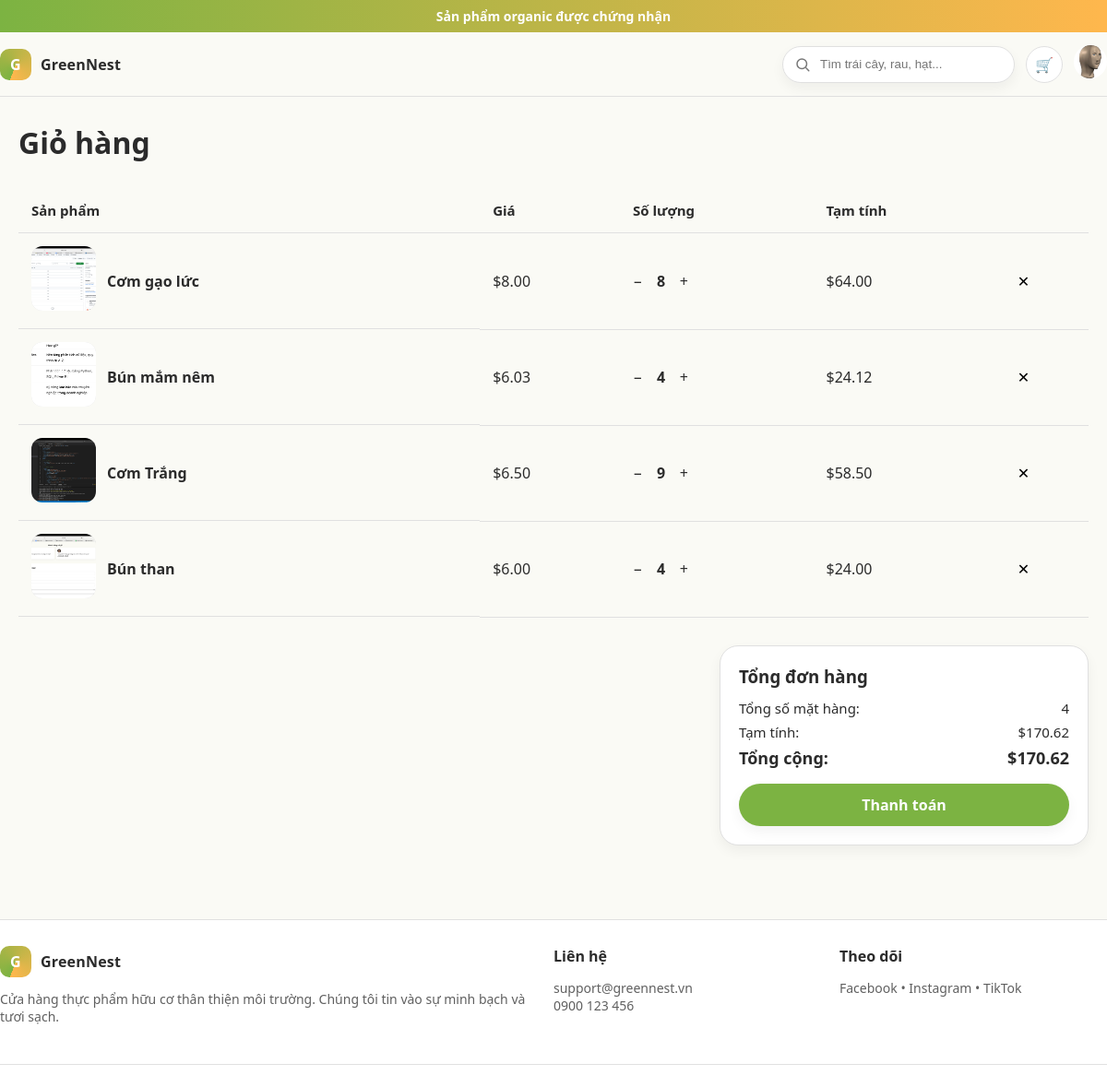
The app's page /cart/ (signed in) with its own data.
### app/models/user_customer.py (models this page shows, shortened)
class Customer(models.Model):
    user = models.OneToOneField(User, on_delete=models.CASCADE, null=True, blank=True)
    name = models.CharField(max_length=200, null=True)
    phone = models.CharField(max_length=15, null=True, blank=True)
    customer_image = models.ImageField(upload_to='Profile/', null=True, blank=True)

### app/models/cart.py (models this page shows, shortened)
class CartItem(models.Model):
    cart = models.ForeignKey("Cart", on_delete=models.CASCADE, related_name="items")
    product = models.ForeignKey("Product", on_delete=models.CASCADE, null=True, blank=True)
    combo = models.ForeignKey("Combo", on_delete=models.CASCADE, null=True, blank=True)
    quantity = models.PositiveIntegerField(default=1)
    @property
    def item_price(self):
        if self.combo:
            return Decimal(self.combo.final_price)
        elif self.product:
            return Decimal(self.product.final_price)
        return Decimal(0)
    @property
    def subtotal(self):
        return self.item_price * Decimal(self.quantity)

class Cart(models.Model):
    user = models.ForeignKey(
        settings.AUTH_USER_MODEL,
        on_delete=models.CASCADE,
        related_name="carts",
        null=True,
        blank=True
    )
    session_key = models.CharField(max_length=100, null=True, blank=True)
    created_at = models.DateTimeField(auto_now_add=True)
    @property
    def subtotal(self):
        total = sum(item.subtotal for item in self.items.all())
        return total or Decimal(0)
    @property
    def total(self):
        return self.subtotal

### app/models/category_product.py (models this page shows, shortened)
class Product(models.Model):
    category = models.ManyToManyField(Category, related_name="products")
    name = models.CharField(max_length=200)
    supplier = models.ForeignKey(Supplier, on_delete=models.SET_NULL, null=True, blank=True, related_name="products")
    certifications = models.ManyToManyField(Certification, related_name="products", blank=True)
    image = models.ImageField(upload_to='products/', null=True, blank=True)
    description = models.TextField(null=True, blank=True)
    detail = models.TextField(null=True, blank=True)
    price = models.DecimalField(max_digits=10, decimal_places=2)
    stock = models.IntegerField(default=0)
    sale = models.BooleanField(default=False)
    discount_percentage = models.FloatField(default=0, null=True, blank=True)
    sale_price = models.DecimalField(max_digits=10, decimal_places=2, null=True, blank=True)
    created_at = models.DateTimeField(auto_now_add=True)
    @property
    def final_price(self):
        if self.sale:
            if self.sale_price and self.sale_price > 0:
                return self.sale_price
            elif self.discount_percentage:
                return Decimal(self.price) * (1 - Decimal(self.discount_percentage) / 100)
        return self.price

### app/views/view_cart.py (the view)
# urls.py: path('cart/', views.cart, name='cart'),
def cart(request):
    user_cart = get_or_create_cart(request)
    return render(request, "app/cart.html", {"cart": user_cart})

### app/views/view_cart.py (called while the page is built)
def get_or_create_cart(request):
    if request.user.is_authenticated:
        cart, _ = Cart.objects.get_or_create(user=request.user)
    else:
        if not request.session.session_key:
            request.session.create()
        session_key = request.session.session_key
        cart, _ = Cart.objects.get_or_create(session_key=session_key)
    return cart

### app/templates/app/cart.html (shortened to what this page needs)
{% extends "app/base.html" %}
{% load static %}
{% block content %}
<section class="container" style="margin:28px 0;">
  <h1 style="font-size:32px; margin-bottom:8px;">Giỏ hàng</h1>
</section>
<section class="container">
  <table class="cart-table">
    <thead>
      <tr>
        <th>Sản phẩm</th>
        <th>Giá</th>
        <th>Số lượng</th>
        <th>Tạm tính</th>
        <th></th>
      </tr>
    </thead>
    <tbody>
      {% if cart.items.all %}
        {% for item in cart.items.all %}
          <tr>
            <td style="display:flex; align-items:center; gap:12px;">
              {% if item.product %}
                <a href="{% url 'productdetail' item.product.id %}">
                  <img src="{{ item.product.image.url }}" class="cart-thumb" alt="{{ item.product.name }}">
                </a>
                <strong><span>{{ item.product.name }}</span></strong>
              {% elif item.combo %}
                <a href="{% url 'combodetail' item.combo.id %}">
                  <img src="{{ item.combo.image.url }}" class="cart-thumb" alt="{{ item.combo.name }}">
                </a>
                <strong> {{ item.combo.name }} </strong>
              {% endif %}
            </td>
            <td>${{ item.item_price|floatformat:2 }}</td>
            <td>
              <div class="qty-control">
                <a href="{% url 'update_quantity' item.id 'decrease' %}" class="qty-btn">−</a>
                <span>{{ item.quantity }}</span>
                <a href="{% url 'update_quantity' item.id 'increase' %}" class="qty-btn">+</a>
              </div>
            </td>
            <td>${{ item.subtotal|floatformat:2 }}</td>
            <td><a href="{% url 'remove_item' item.id %}" style="color:black;">✕</a></td>
          </tr>
        {% endfor %}
      {% else %}
        <tr>
          <td colspan="5" style="text-align:center; color:var(--gray); padding:20px 0;">
            Giỏ hàng của bạn đang trống.
          </td>
        </tr>
      {% endif %}
    </tbody>
  </table>
</section>
<section class="container">
  <div class="cart-summary">
    <h3>Tổng đơn hàng</h3>
    <div class="summary-row">
      <span>Tổng số mặt hàng:</span>
      <span>{{ cart.items.count }}</span>
    </div>
    <div class="summary-row">
      <span>Tạm tính:</span>
      <span>${{ cart.subtotal|floatformat:2 }}</span>
    </div>
    <div class="summary-row">
      <strong>Tổng cộng:</strong>
      <strong>${{ cart.total|floatformat:2 }}</strong>
    </div>
    <a href="{% url 'checkout' %}" class="btn btn-primary" style="margin-top:16px; display:block; text-align:center;">
      Thanh toán
    </a>
  </div>
</section>
{% endblock %}

### app/templates/app/base.html (shortened to what this page needs)
{% load static %}
<!DOCTYPE html>
<html lang="vi">
<head>
  <link rel="stylesheet" href="{% static 'app/css/main.css' %}">
  <link rel="stylesheet" href="{% static 'app/css/btn.css' %}">
</head>
<body>
  <div class="bar">
    <div class="container">Sản phẩm organic được chứng nhận</div>
  </div>
  <header>
    <div class="container nav">
      <a class="brand" href="{% url 'home' %}">
        <div class="logo">G</div>
        <span>GreenNest</span>
      </a>
      <nav class="nav-right">
        <div class="search">
          <form method="get" action="{% url 'search' %}" style="display:flex; align-items:center; gap:8px;">
            <svg width="18" height="18" viewBox="0 0 24 24" fill="none">
              <path d="M21 21l-3.9-3.9" stroke="#777" stroke-width="2" stroke-linecap="round"/>
              <circle cx="11" cy="11" r="7" stroke="#777" stroke-width="2" fill="none"/>
            </svg>
            <input type="text" name="q" placeholder="Tìm trái cây, rau, hạt..." value="{{ request.GET.q|default:'' }}">
          </form>
        </div>
        <a class="icon-btn" href="{% url 'cart' %}">🛒</a>
        <div class="profile">
          {% if request.user.is_authenticated %}
            <img src="{% if request.user.customer.customer_image %}{{ request.user.customer.customer_image.url }}{% else %}{% static 'app/images/avtmacdinh.jpeg' %}{% endif %}"
                alt="Avatar" class="avatar">
          {% else %}
            <a href="{% url 'auth' %}">
              <h3>Login</h3>
            </a>
          {% endif %}
        </div>
      </nav>
    </div>
  </header>
  <main>
    {% block content %}{% endblock %}
  </main>
  <footer>
    <div class="container foot">
      <div>
        <div class="brand"><div class="logo">G</div><strong>GreenNest</strong></div>
        <p class="subtle">Cửa hàng thực phẩm hữu cơ thân thiện môi trường. Chúng tôi tin vào sự minh bạch và tươi sạch.</p>
      </div>
      <div>
        <h4>Liên hệ</h4>
        <p class="subtle">support@greennest.vn<br/>0900 123 456</p>
      </div>
      <div>
        <h4>Theo dõi</h4>
        <p class="subtle">Facebook • Instagram • TikTok</p>
      </div>
    </div>
    <div class="credits"></div>
  </footer>
</body>
</html>

### app/static/app/css/main.css (style rules this page uses)
:root { --green: #7CB342; --brown: #A1887F; --cream: #FAFAF5; --orange: #FFB74D; --gray: #E0E0E0; --text: #2b2b2b; --muted: #606060; --radius: 20px; --shadow: 0 10px 20px rgba(0, 0, 0, .06); --shadow-soft: 0 6px 14px rgba(0, 0, 0, .05); --max: 1200px; }
* { box-sizing: border-box }
html, body { height: 100%; margin: 0; }
body { display: flex; flex-direction: column; font-family: system-ui, -apple-system, Segoe UI, Roboto, Helvetica, Arial, "Apple Color Emoji", "Segoe UI Emoji"; color: var(--text); background: var(--cream); }
main { flex: 1; padding-bottom: 80px; }
a { color: inherit; text-decoration: none }
.container { max-width: var(--max); margin: 0 auto; padding: 0 20px }
.btn { display: inline-block; padding: 12px 18px; border-radius: 999px; font-weight: 600; transition: .2s ease; }
.btn-primary { background: var(--green); color: white; box-shadow: var(--shadow-soft); }
.bar { background: linear-gradient(90deg, var(--green), var(--orange)); color: white; font-weight: 600; }
.bar .container { display: flex; align-items: center; justify-content: center; gap: 8px; padding: 8px 20px; font-size: 14px }
header { position: sticky; top: 0; z-index: 50; background: rgba(250, 250, 245, .9); backdrop-filter: blur(8px); border-bottom: 1px solid var(--gray) }
.nav { display: flex; align-items: center; justify-content: space-between; padding: 14px 0 }
.brand { display: flex; align-items: center; gap: 10px; font-weight: 800; letter-spacing: .2px }
.logo { width: 34px; height: 34px; border-radius: 10px; background: conic-gradient(from 200deg, var(--green), var(--orange)); display: grid; place-items: center; color: white; font-weight: 900 }
.nav-right { display: flex; align-items: center; gap: 12px }
.search { display: flex; align-items: center; gap: 8px; background: white; border: 1px solid var(--gray); padding: 10px 12px; border-radius: 999px; box-shadow: var(--shadow-soft) }
.search input { border: none; outline: none; width: 200px }
.icon-btn { width: 40px; height: 40px; border-radius: 999px; display: grid; place-items: center; border: 1px solid var(--gray); background: white }
footer { margin-top: auto; border-top: 1px solid var(--gray); background: white }
.foot { display: grid; grid-template-columns: 2fr 1fr 1fr; gap: 20px; padding: 28px 0 }
.foot h4 { margin: 0 0 10px }
.subtle { color: var(--muted); font-size: 14px }
.credits { border-top: 1px solid var(--gray); padding: 12px 0; font-size: 13px; color: var(--muted) }
.cart-table { width: 100%; border-collapse: collapse; margin-top: 20px; }
.cart-table th, .cart-table td { padding: 14px; border-bottom: 1px solid var(--gray); text-align: left; }
.cart-table th { background: var(--cream); font-size: 15px; }
.cart-thumb { width: 70px; height: 70px; border-radius: 12px; background: var(--gray); object-fit: cover; }
.qty-control { display: flex; align-items: center; gap: 8px; }
.qty-control span { min-width: 20px; text-align: center; font-weight: 600; }
.cart-summary { margin-top: 30px; padding: 20px; border: 1px solid var(--gray); border-radius: var(--radius); background: white; box-shadow: var(--shadow-soft); max-width: 400px; margin-left: auto; }
.cart-summary h3 { margin: 0 0 12px; }
.summary-row { display: flex; justify-content: space-between; margin: 8px 0; }
.summary-row strong { font-size: 18px; }
.summary-row { display: flex; justify-content: space-between; margin: 8px 0; font-size: 15px; }
.qty-control { margin: 18px 0; display: flex; align-items: center; gap: 10px; }
.qty-control span { font-weight: 600; }
.summary-row { display: flex; justify-content: space-between; margin: 6px 0; }

### app/static/app/css/btn.css (style rules this page uses)
.btn.btn-primary, .btn-primary { background: var(--green); color: white; box-shadow: var(--shadow-soft); border: none; outline: none !important; }

### app/templates/app/base.html (style rules this page uses)
.profile { position: relative; display: inline-block; }
.avatar { width: 36px; height: 36px; border-radius: 50%; cursor: pointer; }
.profile::after { content: ""; position: absolute; top: 100%; left: 0; width: 100%; height: 8px; }

### records on screen
CartItem: product.image (picture), product.name "Cơm gạo lức", item_price "8.00", quantity "8", subtotal "64.00"
CartItem: product.image (picture), product.name "Bún mắm nêm", item_price "6.03", quantity "4", subtotal "24.12"
CartItem: product.image (picture), product.name "Cơm Trắng", item_price "6.50", quantity "9", subtotal "58.50"
CartItem: product.image (picture), product.name "Bún than", item_price "6.00", quantity "4", subtotal "24.00"
Cart: items.count "4", subtotal "170.62", total "170.62"
